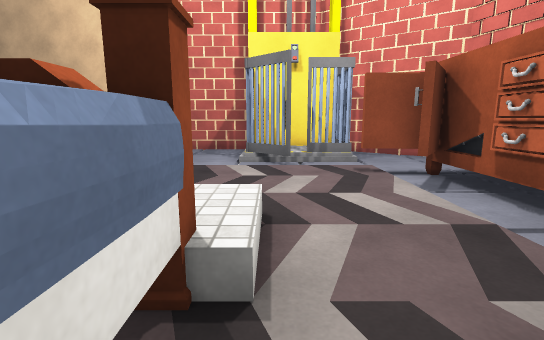
View 1 (above)

14 first-person views from a walk through a Unity game level. The camera is 1.3 m above the floor, tilts 10° down and sees 85° across. The floor is counted in squares, 1 m on a side. Each view is taken from the middle of a square. On the plan, view 1 faces up. The plan holds only what a view shows up to about 14 squares ahead; the rest is blank. Some surface patterns are stand-ins.

View 2
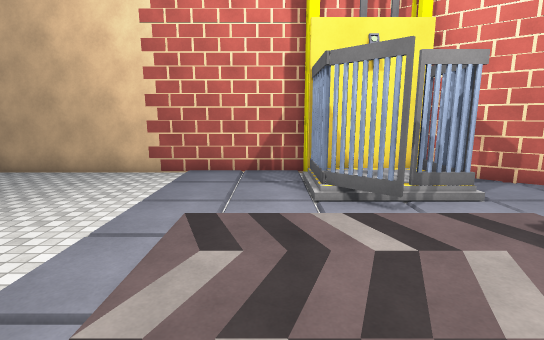

View 3
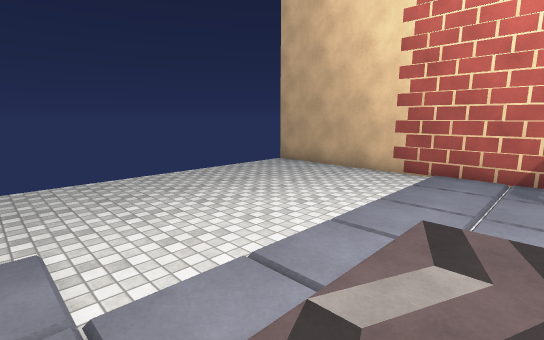

View 4
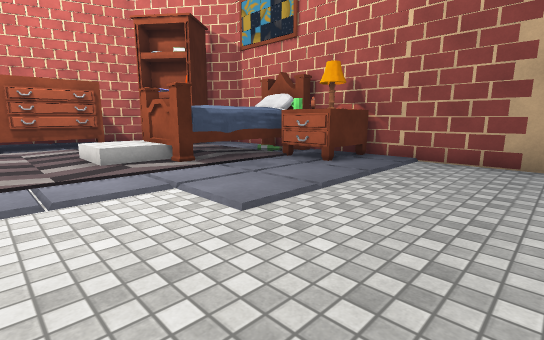

View 5
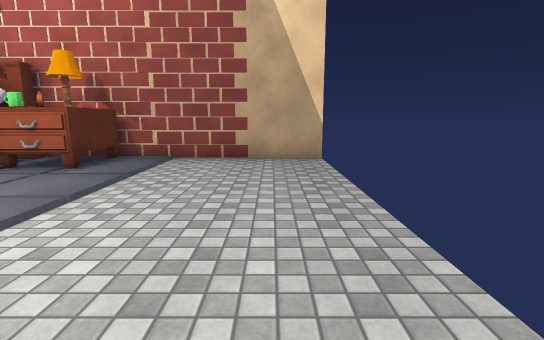

View 6
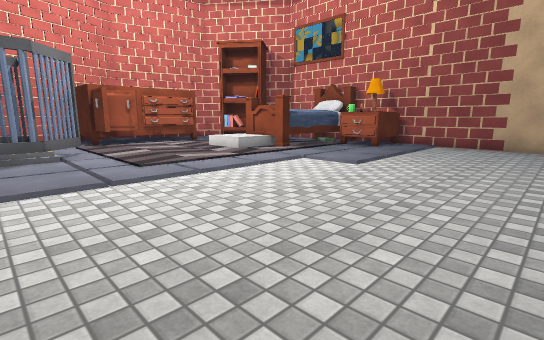

View 7
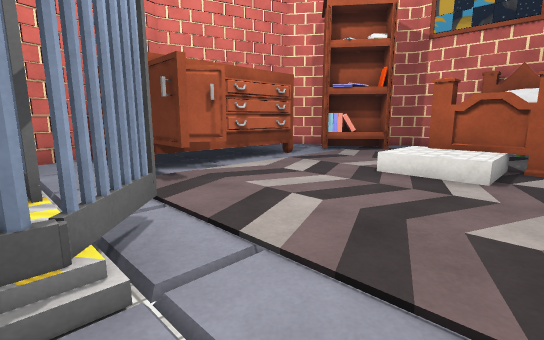

View 8
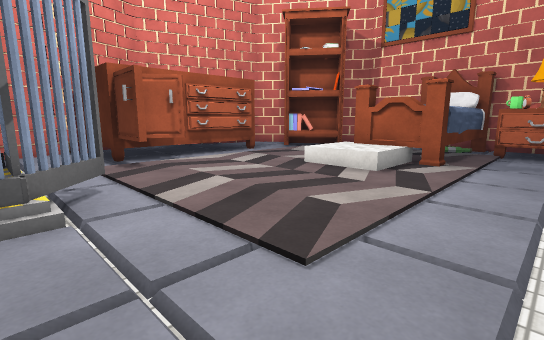

View 9
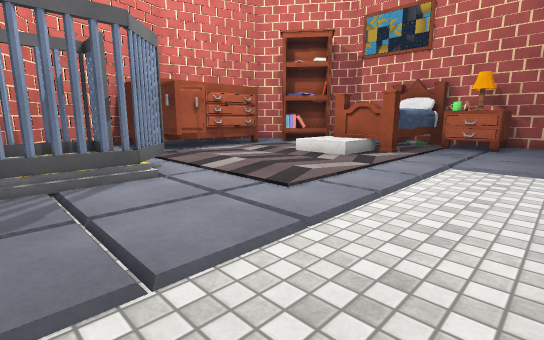

View 10
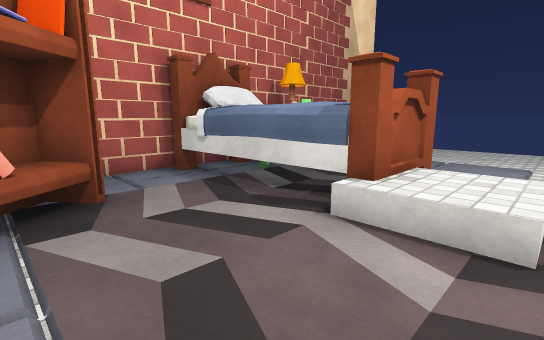

View 11
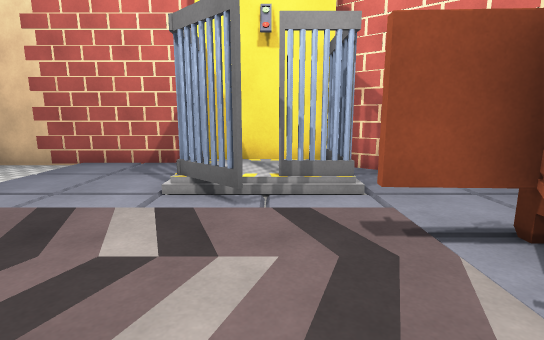

View 12
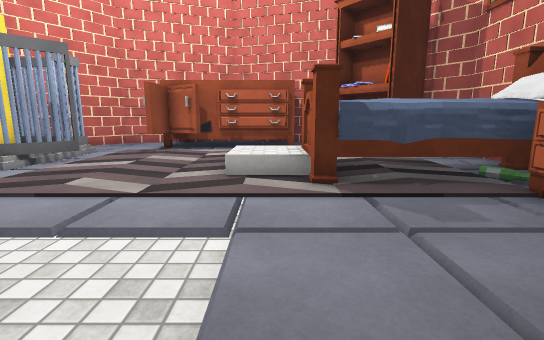

View 13
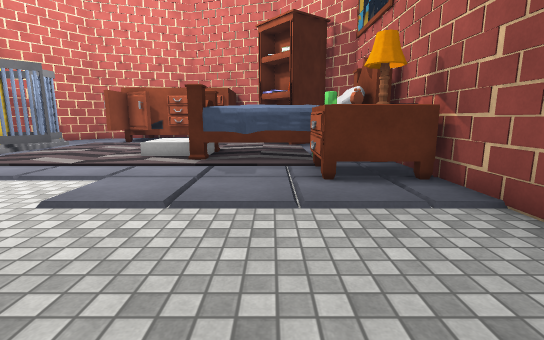

View 14
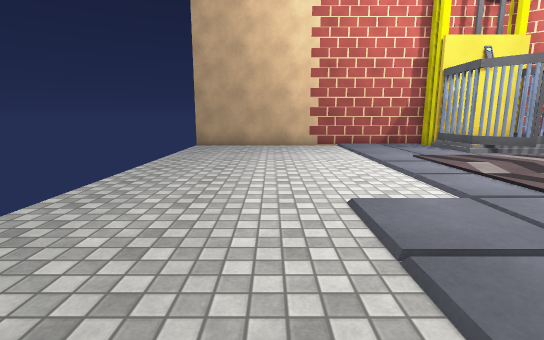

### Floor plan
Key: @ floor where view 1 was taken; # wall or solid block; x gap in a wall; . main floor; : floor 0.25 m higher than the main floor; + floor 0.5 m higher than the main floor; * floor 0.75 m higher than the main floor; / step, stairs or slope; ^ raised ledge; T thing the floor can be seen under or through.
Columns run from 12 left of view 1 to 7 right of it. Each row starts with its distance up from view 1.
 13 ############
 12  .......:.:#####
 11  .......:.:#++#####
 10  .......:.:x+TT#::##
  9  .......:/:TTT:::::#
  8  .......:/:::::::::#
  7  .......:::::::TTTT#
  6  .......:::::::TT
  5  .......::::::::#
  4  .......::///:::#
  3  .....::::/*/:::#
  2  .....:::#^^/:::#
  1  .....:::^^^::: #
  0  .....:::^^^@::##
 -1  .....:^^^^^::##
 -2  .....:^^^#^::##
 -3  ....###^###: ##
 -4 ###############

Where each view was taken, in squares from view 1:
view 1: 0 up, 0 right, facing up
view 2: 3 up, 2 left, facing up
view 3: 3 up, 2 left, facing up-left
view 4: 6 up, 10 left, facing down-right
view 5: 6 up, 10 left, facing down
view 6: 11 up, 11 left, facing down-right
view 7: 10 up, 3 left, facing down-right
view 8: 10 up, 5 left, facing down-right
view 9: 12 up, 7 left, facing down-right
view 10: 4 up, 3 right, facing down-left
view 11: 4 up, 1 right, facing up
view 12: 3 up, 8 left, facing right
view 13: 0 up, 11 left, facing right
view 14: 1 down, 8 left, facing up
